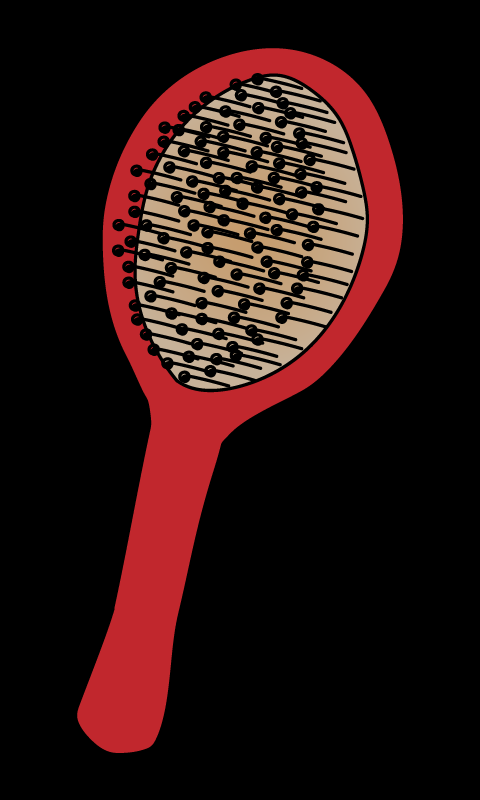

A level layout from a 2D game, rendered from its tile map. Below: a short description, then the map file with tile-grid data replaced by summaries:
An orthogonal 60x100 tile map with 8x8 px tiles, 1 tile layer (Tile Layer 1) and 177 objects.

<map version="1.4" tiledversion="1.4.3" orientation="orthogonal" renderorder="left-down" width="60" height="100" tilewidth="8" tileheight="8" infinite="0" nextlayerid="4" nextobjectid="179">
 <tileset firstgid="1" name="anteater" tilewidth="8" tileheight="8" tilecount="13200" columns="60">
  <image source="anteater.png" width="480" height="1760" />
 </tileset>
 <objectgroup id="2" name="PiirtoPisteet" visible="0">
  <object id="1" x="108.989" y="752.678">
   <point />
  </object>
  <object id="2" x="116.442" y="755.473">
   <point />
  </object>
  <object id="3" x="124.825" y="752.678">
   <point />
  </object>
  <object id="4" x="130.415" y="752.678">
   <point />
  </object>
  <object id="5" x="139.73" y="753.61">
   <point />
  </object>
  <object id="6" x="146.251" y="749.884">
   <point />
  </object>
  <object id="7" x="150.908" y="748.952">
   <point />
  </object>
  <object id="8" x="155.566" y="742.431">
   <point />
  </object>
  <object id="9" x="162.087" y="724.732">
   <point />
  </object>
  <object id="10" x="165.813" y="712.622">
   <point />
  </object>
  <object id="11" x="169.539" y="699.581">
   <point />
  </object>
  <object id="12" x="171.402" y="689.334">
   <point />
  </object>
  <object id="13" x="171.402" y="679.087">
   <point />
  </object>
  <object id="14" x="172.333" y="668.84">
   <point />
  </object>
  <object id="15" x="171.402" y="656.73">
   <point />
  </object>
  <object id="16" x="175.128" y="646.483">
   <point />
  </object>
  <object id="17" x="178.854" y="631.579">
   <point />
  </object>
  <object id="18" x="179.786" y="619.469">
   <point />
  </object>
  <object id="19" x="183.512" y="603.633">
   <point />
  </object>
  <object id="20" x="186.306" y="594.318">
   <point />
  </object>
  <object id="21" x="189.101" y="580.345">
   <point />
  </object>
  <object id="22" x="194.69" y="568.235">
   <point />
  </object>
  <object id="23" x="195.622" y="553.33">
   <point />
  </object>
  <object id="24" x="199.348" y="544.946">
   <point />
  </object>
  <object id="25" x="201.211" y="532.837">
   <point />
  </object>
  <object id="26" x="203.074" y="521.658">
   <point />
  </object>
  <object id="27" x="205.869" y="513.274">
   <point />
  </object>
  <object id="28" x="208.663" y="504.891">
   <point />
  </object>
  <object id="29" x="214.252" y="486.26">
   <point />
  </object>
  <object id="30" x="217.047" y="476.945">
   <point />
  </object>
  <object id="31" x="219.842" y="465.766">
   <point />
  </object>
  <object id="32" x="224.499" y="450.862">
   <point />
  </object>
  <object id="33" x="231.02" y="442.478">
   <point />
  </object>
  <object id="34" x="242.198" y="431.299">
   <point />
  </object>
  <object id="35" x="247.788" y="426.642">
   <point />
  </object>
  <object id="36" x="254.308" y="421.984">
   <point />
  </object>
  <object id="37" x="265.487" y="414.532">
   <point />
  </object>
  <object id="38" x="277.597" y="409.874">
   <point />
  </object>
  <object id="39" x="283.186" y="404.285">
   <point />
  </object>
  <object id="40" x="292.501" y="397.764">
   <point />
  </object>
  <object id="41" x="303.68" y="388.449">
   <point />
  </object>
  <object id="42" x="314.858" y="382.86">
   <point />
  </object>
  <object id="43" x="324.173" y="375.408">
   <point />
  </object>
  <object id="44" x="337.215" y="362.366">
   <point />
  </object>
  <object id="45" x="344.667" y="352.119">
   <point />
  </object>
  <object id="46" x="350.256" y="342.804">
   <point />
  </object>
  <object id="47" x="360.503" y="329.762">
   <point />
  </object>
  <object id="48" x="370.75" y="314.858">
   <point />
  </object>
  <object id="49" x="380.997" y="301.816">
   <point />
  </object>
  <object id="50" x="386.586" y="287.844">
   <point />
  </object>
  <object id="51" x="394.97" y="273.871">
   <point />
  </object>
  <object id="52" x="398.696" y="260.829">
   <point />
  </object>
  <object id="53" x="401.49" y="237.541">
   <point />
  </object>
  <object id="54" x="403.354" y="223.568">
   <point />
  </object>
  <object id="55" x="401.49" y="207.732">
   <point />
  </object>
  <object id="56" x="398.696" y="187.238">
   <point />
  </object>
  <object id="57" x="395.901" y="176.991">
   <point />
  </object>
  <object id="58" x="391.244" y="158.361">
   <point />
  </object>
  <object id="59" x="388.449" y="149.045">
   <point />
  </object>
  <object id="60" x="383.791" y="133.209">
   <point />
  </object>
  <object id="61" x="379.134" y="122.962">
   <point />
  </object>
  <object id="62" x="374.476" y="108.989">
   <point />
  </object>
  <object id="63" x="367.955" y="101.537">
   <point />
  </object>
  <object id="64" x="360.503" y="91.2902">
   <point />
  </object>
  <object id="65" x="354.914" y="81.9748">
   <point />
  </object>
  <object id="66" x="345.599" y="76.3857">
   <point />
  </object>
  <object id="67" x="338.146" y="69.8649">
   <point />
  </object>
  <object id="68" x="326.036" y="61.4811">
   <point />
  </object>
  <object id="69" x="310.2" y="52.1658">
   <point />
  </object>
  <object id="70" x="313.926" y="54.0289">
   <point />
  </object>
  <object id="71" x="300.885" y="52.1658">
   <point />
  </object>
  <object id="72" x="293.433" y="50.3027">
   <point />
  </object>
  <object id="73" x="285.049" y="50.3027">
   <point />
  </object>
  <object id="74" x="272.007" y="50.3027">
   <point />
  </object>
  <object id="75" x="253.377" y="52.1658">
   <point />
  </object>
  <object id="76" x="241.267" y="52.1658">
   <point />
  </object>
  <object id="77" x="227.294" y="56.8235">
   <point />
  </object>
  <object id="78" x="218.91" y="58.6865">
   <point />
  </object>
  <object id="79" x="209.595" y="61.4811">
   <point />
  </object>
  <object id="80" x="197.485" y="68.0019">
   <point />
  </object>
  <object id="81" x="192.827" y="70.7965">
   <point />
  </object>
  <object id="82" x="182.58" y="76.3857">
   <point />
  </object>
  <object id="83" x="174.197" y="86.6325">
   <point />
  </object>
  <object id="84" x="164.881" y="90.3586">
   <point />
  </object>
  <object id="85" x="157.429" y="98.7424">
   <point />
  </object>
  <object id="86" x="145.319" y="108.058">
   <point />
  </object>
  <object id="87" x="141.593" y="114.578">
   <point />
  </object>
  <object id="88" x="128.551" y="130.415">
   <point />
  </object>
  <object id="89" x="136.935" y="126.688">
   <point />
  </object>
  <object id="90" x="128.551" y="139.73">
   <point />
  </object>
  <object id="91" x="123.894" y="146.251">
   <point />
  </object>
  <object id="92" x="118.305" y="156.497">
   <point />
  </object>
  <object id="93" x="115.51" y="163.018">
   <point />
  </object>
  <object id="94" x="110.852" y="172.333">
   <point />
  </object>
  <object id="95" x="109.921" y="184.443">
   <point />
  </object>
  <object id="96" x="109.921" y="190.033">
   <point />
  </object>
  <object id="97" x="104.332" y="204.937">
   <point />
  </object>
  <object id="98" x="103.4" y="217.979">
   <point />
  </object>
  <object id="99" x="103.4" y="229.157">
   <point />
  </object>
  <object id="100" x="98.7424" y="248.719">
   <point />
  </object>
  <object id="101" x="98.7424" y="260.829">
   <point />
  </object>
  <object id="102" x="101.537" y="269.213">
   <point />
  </object>
  <object id="103" x="100.605" y="285.049">
   <point />
  </object>
  <object id="104" x="105.263" y="296.227">
   <point />
  </object>
  <object id="105" x="107.126" y="309.269">
   <point />
  </object>
  </objectgroup>
 <objectgroup id="3" name="VoittoPisteet">
  <!-- 17 objects omitted --></objectgroup>
 <layer id="1" name="Tile Layer 1" width="60" height="100">
  <data>[6000 cells, 6000 non-empty, 6000 distinct tile ids]</data>
 </layer>
</map>
<!-- 72 of 177 objects omitted -->
